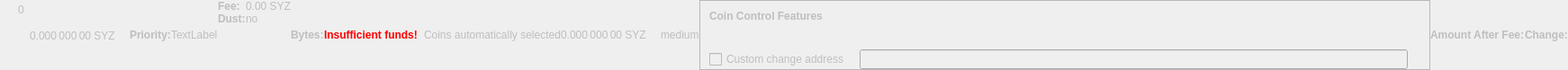
    <widget class="QWidget" name="dummyHideWidget" native="true">
     <property name="enabled">
      <bool>false</bool>
     </property>
     <property name="maximumSize">
      <size>
       <width>100</width>
       <height>22</height>
      </size>
     </property>
     <layout class="QHBoxLayout" name="dummyHideLayout">
      <property name="spacing">
       <number>0</number>
      </property>
      <property name="leftMargin">
       <number>0</number>
      </property>
      <property name="topMargin">
       <number>0</number>
      </property>
      <property name="rightMargin">
       <number>0</number>
      </property>
      <property name="bottomMargin">
       <number>0</number>
      </property>
      <item>
       <layout class="QFormLayout" name="formLayoutCoinControl1">
        <property name="horizontalSpacing">
         <number>10</number>
        </property>
        <property name="verticalSpacing">
         <number>14</number>
        </property>
        <property name="leftMargin">
         <number>10</number>
        </property>
        <property name="topMargin">
         <number>4</number>
        </property>
        <property name="rightMargin">
         <number>6</number>
        </property>
        <item row="0" column="1">
         <widget class="QLabel" name="labelCoinControlBytes">
          <property name="cursor">
           <cursorShape>IBeamCursor</cursorShape>
          </property>
          <property name="contextMenuPolicy">
           <enum>Qt::ActionsContextMenu</enum>
          </property>
          <property name="text">
           <string notr="true">0</string>
          </property>
          <property name="textInteractionFlags">
           <set>Qt::LinksAccessibleByMouse|Qt::TextSelectableByKeyboard|Qt::TextSelectableByMouse</set>
          </property>
         </widget>
        </item>
       </layout>
      </item>
      <item>
       <widget class="QLabel" name="labelCoinControlAfterFee">
        <property name="enabled">
         <bool>false</bool>
        </property>
        <property name="sizePolicy">
         <sizepolicy hsizetype="Fixed" vsizetype="Fixed">
          <horstretch>0</horstretch>
          <verstretch>0</verstretch>
         </sizepolicy>
        </property>
        <property name="minimumSize">
         <size>
          <width>111</width>
          <height>12</height>
         </size>
        </property>
        <property name="maximumSize">
         <size>
          <width>111</width>
          <height>12</height>
         </size>
        </property>
        <property name="cursor">
         <cursorShape>IBeamCursor</cursorShape>
        </property>
        <property name="contextMenuPolicy">
         <enum>Qt::ActionsContextMenu</enum>
        </property>
        <property name="text">
         <string notr="true">0.000 000 00 SYZ</string>
        </property>
        <property name="textInteractionFlags">
         <set>Qt::LinksAccessibleByMouse|Qt::TextSelectableByKeyboard|Qt::TextSelectableByMouse</set>
        </property>
       </widget>
      </item>
      <item>
       <widget class="QLabel" name="labelCoinControlPriorityText">
        <property name="enabled">
         <bool>false</bool>
        </property>
        <property name="font">
         <font>
          <weight>75</weight>
          <bold>true</bold>
         </font>
        </property>
        <property name="text">
         <string>Priority:</string>
        </property>
       </widget>
      </item>
      <item>
       <layout class="QHBoxLayout" name="horizontalLayout">
        <item>
         <widget class="QLabel" name="WarningLabel">
          <property name="text">
           <string>TextLabel</string>
          </property>
         </widget>
        </item>
       </layout>
      </item>
      <item>
       <layout class="QFormLayout" name="formLayoutCoinControl3">
        <property name="horizontalSpacing">
         <number>0</number>
        </property>
        <property name="verticalSpacing">
         <number>0</number>
        </property>
        <property name="leftMargin">
         <number>0</number>
        </property>
        <property name="topMargin">
         <number>0</number>
        </property>
        <property name="rightMargin">
         <number>0</number>
        </property>
        <item row="0" column="0">
         <widget class="QLabel" name="labelCoinControlFeeText">
          <property name="enabled">
           <bool>false</bool>
          </property>
          <property name="font">
           <font>
            <weight>75</weight>
            <bold>true</bold>
           </font>
          </property>
          <property name="text">
           <string>Fee:</string>
          </property>
          <property name="margin">
           <number>0</number>
          </property>
         </widget>
        </item>
        <item row="0" column="1">
         <widget class="QLabel" name="labelCoinControlFee">
          <property name="enabled">
           <bool>false</bool>
          </property>
          <property name="cursor">
           <cursorShape>IBeamCursor</cursorShape>
          </property>
          <property name="contextMenuPolicy">
           <enum>Qt::ActionsContextMenu</enum>
          </property>
          <property name="text">
           <string notr="true">0.00 SYZ</string>
          </property>
          <property name="textInteractionFlags">
           <set>Qt::LinksAccessibleByMouse|Qt::TextSelectableByKeyboard|Qt::TextSelectableByMouse</set>
          </property>
         </widget>
        </item>
        <item row="1" column="0">
         <widget class="QLabel" name="labelCoinControlLowOutputText">
          <property name="enabled">
           <bool>false</bool>
          </property>
          <property name="font">
           <font>
            <weight>75</weight>
            <bold>true</bold>
           </font>
          </property>
          <property name="text">
           <string>Dust:</string>
          </property>
         </widget>
        </item>
        <item row="1" column="1">
         <widget class="QLabel" name="labelCoinControlLowOutput">
          <property name="enabled">
           <bool>false</bool>
          </property>
          <property name="cursor">
           <cursorShape>IBeamCursor</cursorShape>
          </property>
          <property name="contextMenuPolicy">
           <enum>Qt::ActionsContextMenu</enum>
          </property>
          <property name="text">
           <string>no</string>
          </property>
          <property name="textInteractionFlags">
           <set>Qt::LinksAccessibleByMouse|Qt::TextSelectableByKeyboard|Qt::TextSelectableByMouse</set>
          </property>
         </widget>
        </item>
       </layout>
      </item>
      <item>
       <widget class="QLabel" name="labelCoinControlBytesText">
        <property name="enabled">
         <bool>false</bool>
        </property>
        <property name="font">
         <font>
          <weight>75</weight>
          <bold>true</bold>
         </font>
        </property>
        <property name="text">
         <string>Bytes:</string>
        </property>
       </widget>
      </item>
      <item>
       <layout class="QFormLayout" name="formLayoutCoinControl2">
        <property name="horizontalSpacing">
         <number>0</number>
        </property>
        <property name="verticalSpacing">
         <number>0</number>
        </property>
        <property name="leftMargin">
         <number>0</number>
        </property>
        <property name="topMargin">
         <number>0</number>
        </property>
        <property name="rightMargin">
         <number>0</number>
        </property>
       </layout>
      </item>
      <item>
       <layout class="QHBoxLayout" name="horizontalLayoutCoinControl2">
        <property name="spacing">
         <number>0</number>
        </property>
        <property name="bottomMargin">
         <number>0</number>
        </property>
       </layout>
      </item>
      <item>
       <widget class="QLabel" name="labelCoinControlInsuffFunds">
        <property name="enabled">
         <bool>false</bool>
        </property>
        <property name="minimumSize">
         <size>
          <width>0</width>
          <height>0</height>
         </size>
        </property>
        <property name="font">
         <font>
          <weight>75</weight>
          <bold>true</bold>
         </font>
        </property>
        <property name="styleSheet">
         <string notr="true">color:red;font-weight:bold;</string>
        </property>
        <property name="text">
         <string>Insufficient funds!</string>
        </property>
        <property name="margin">
         <number>5</number>
        </property>
       </widget>
      </item>
      <item>
       <layout class="QFormLayout" name="formLayoutCoinControl4">
        <property name="horizontalSpacing">
         <number>0</number>
        </property>
        <property name="verticalSpacing">
         <number>0</number>
        </property>
        <property name="leftMargin">
         <number>0</number>
        </property>
        <property name="topMargin">
         <number>0</number>
        </property>
        <property name="rightMargin">
         <number>0</number>
        </property>
       </layout>
      </item>
      <item>
       <widget class="QLabel" name="labelCoinControlChangeLabel">
        <property name="enabled">
         <bool>false</bool>
        </property>
        <property name="sizePolicy">
         <sizepolicy hsizetype="Preferred" vsizetype="Expanding">
          <horstretch>0</horstretch>
          <verstretch>0</verstretch>
         </sizepolicy>
        </property>
        <property name="minimumSize">
         <size>
          <width>0</width>
          <height>0</height>
         </size>
        </property>
        <property name="text">
         <string/>
        </property>
        <property name="margin">
         <number>3</number>
        </property>
       </widget>
      </item>
      <item>
       <widget class="QLabel" name="labelCoinControlAutomaticallySelected">
        <property name="enabled">
         <bool>false</bool>
        </property>
        <property name="sizePolicy">
         <sizepolicy hsizetype="Fixed" vsizetype="Fixed">
          <horstretch>0</horstretch>
          <verstretch>0</verstretch>
         </sizepolicy>
        </property>
        <property name="minimumSize">
         <size>
          <width>0</width>
          <height>0</height>
         </size>
        </property>
        <property name="maximumSize">
         <size>
          <width>240</width>
          <height>16777215</height>
         </size>
        </property>
        <property name="text">
         <string>Coins automatically selected</string>
        </property>
        <property name="margin">
         <number>5</number>
        </property>
       </widget>
      </item>
      <item>
       <widget class="QLabel" name="labelCoinControlChange">
        <property name="enabled">
         <bool>false</bool>
        </property>
        <property name="sizePolicy">
         <sizepolicy hsizetype="Fixed" vsizetype="Fixed">
          <horstretch>0</horstretch>
          <verstretch>0</verstretch>
         </sizepolicy>
        </property>
        <property name="minimumSize">
         <size>
          <width>111</width>
          <height>0</height>
         </size>
        </property>
        <property name="maximumSize">
         <size>
          <width>111</width>
          <height>16777215</height>
         </size>
        </property>
        <property name="cursor">
         <cursorShape>IBeamCursor</cursorShape>
        </property>
        <property name="contextMenuPolicy">
         <enum>Qt::ActionsContextMenu</enum>
        </property>
        <property name="text">
         <string notr="true">0.000 000 00 SYZ</string>
        </property>
        <property name="textInteractionFlags">
         <set>Qt::LinksAccessibleByMouse|Qt::TextSelectableByKeyboard|Qt::TextSelectableByMouse</set>
        </property>
       </widget>
      </item>
      <item>
       <widget class="QLabel" name="labelCoinControlPriority">
        <property name="enabled">
         <bool>false</bool>
        </property>
        <property name="cursor">
         <cursorShape>IBeamCursor</cursorShape>
        </property>
        <property name="contextMenuPolicy">
         <enum>Qt::ActionsContextMenu</enum>
        </property>
        <property name="text">
         <string>medium</string>
        </property>
        <property name="textInteractionFlags">
         <set>Qt::LinksAccessibleByMouse|Qt::TextSelectableByKeyboard|Qt::TextSelectableByMouse</set>
        </property>
       </widget>
      </item>
      <item>
       <widget class="QFrame" name="frameCoinControl">
        <property name="sizePolicy">
         <sizepolicy hsizetype="Expanding" vsizetype="Expanding">
          <horstretch>0</horstretch>
          <verstretch>0</verstretch>
         </sizepolicy>
        </property>
        <property name="maximumSize">
         <size>
          <width>16777215</width>
          <height>16777215</height>
         </size>
        </property>
        <property name="frameShape">
         <enum>QFrame::StyledPanel</enum>
        </property>
        <property name="frameShadow">
         <enum>QFrame::Sunken</enum>
        </property>
        <layout class="QVBoxLayout" name="verticalLayoutCoinControl2_2">
         <property name="spacing">
          <number>0</number>
         </property>
         <property name="leftMargin">
          <number>0</number>
         </property>
         <property name="topMargin">
          <number>0</number>
         </property>
         <property name="rightMargin">
          <number>0</number>
         </property>
         <property name="bottomMargin">
          <number>0</number>
         </property>
         <item>
          <layout class="QVBoxLayout" name="verticalLayoutCoinControl" stretch="0,0,0,1">
           <property name="spacing">
            <number>0</number>
           </property>
           <property name="leftMargin">
            <number>10</number>
           </property>
           <property name="topMargin">
            <number>10</number>
           </property>
           <item>
            <layout class="QHBoxLayout" name="horizontalLayoutCoinControl1">
             <property name="bottomMargin">
              <number>15</number>
             </property>
             <item>
              <widget class="QLabel" name="labelCoinControlFeatures">
               <property name="enabled">
                <bool>false</bool>
               </property>
               <property name="sizePolicy">
                <sizepolicy hsizetype="Preferred" vsizetype="Maximum">
                 <horstretch>0</horstretch>
                 <verstretch>0</verstretch>
                </sizepolicy>
               </property>
               <property name="font">
                <font>
                 <weight>75</weight>
                 <bold>true</bold>
                </font>
               </property>
               <property name="styleSheet">
                <string notr="true">font-weight:bold;</string>
               </property>
               <property name="text">
                <string>Coin Control Features</string>
               </property>
              </widget>
             </item>
            </layout>
           </item>
           <item>
            <widget class="QWidget" name="widgetCoinControl" native="true">
             <property name="sizePolicy">
              <sizepolicy hsizetype="Preferred" vsizetype="Preferred">
               <horstretch>0</horstretch>
               <verstretch>0</verstretch>
              </sizepolicy>
             </property>
             <property name="minimumSize">
              <size>
               <width>0</width>
               <height>0</height>
              </size>
             </property>
             <property name="styleSheet">
              <string notr="true"/>
             </property>
             <layout class="QHBoxLayout" name="horizontalLayoutCoinControl5_2">
              <property name="leftMargin">
               <number>0</number>
              </property>
              <property name="topMargin">
               <number>0</number>
              </property>
              <property name="rightMargin">
               <number>0</number>
              </property>
              <property name="bottomMargin">
               <number>0</number>
              </property>
              <item>
               <layout class="QHBoxLayout" name="horizontalLayoutCoinControl3">
                <property name="spacing">
                 <number>20</number>
                </property>
                <property name="topMargin">
                 <number>0</number>
                </property>
                <property name="bottomMargin">
                 <number>10</number>
                </property>
               </layout>
              </item>
             </layout>
            </widget>
           </item>
           <item>
            <layout class="QHBoxLayout" name="horizontalLayoutCoinControl4" stretch="0,0,0">
             <property name="spacing">
              <number>12</number>
             </property>
             <property name="sizeConstraint">
              <enum>QLayout::SetDefaultConstraint</enum>
             </property>
             <property name="topMargin">
              <number>5</number>
             </property>
             <property name="rightMargin">
              <number>5</number>
             </property>
             <item>
              <widget class="QCheckBox" name="checkBoxCoinControlChange">
               <property name="enabled">
                <bool>false</bool>
               </property>
               <property name="toolTip">
                <string>If this is activated, but the change address is empty or invalid, change will be sent to a newly generated address.</string>
               </property>
               <property name="text">
                <string>Custom change address</string>
               </property>
              </widget>
             </item>
             <item>
              <widget class="QValidatedLineEdit" name="lineEditCoinControlChange">
               <property name="enabled">
                <bool>false</bool>
               </property>
               <property name="sizePolicy">
                <sizepolicy hsizetype="Expanding" vsizetype="Fixed">
                 <horstretch>0</horstretch>
                 <verstretch>0</verstretch>
                </sizepolicy>
               </property>
              </widget>
             </item>
             <item>
              <widget class="QLabel" name="labelCoinControlChangeLabel_2">
               <property name="sizePolicy">
                <sizepolicy hsizetype="Preferred" vsizetype="Expanding">
                 <horstretch>0</horstretch>
                 <verstretch>0</verstretch>
                </sizepolicy>
               </property>
               <property name="minimumSize">
                <size>
                 <width>0</width>
                 <height>0</height>
                </size>
               </property>
               <property name="text">
                <string/>
               </property>
               <property name="margin">
                <number>3</number>
               </property>
              </widget>
             </item>
            </layout>
           </item>
           <item>
            <spacer name="verticalSpacerCoinControl">
             <property name="orientation">
              <enum>Qt::Vertical</enum>
             </property>
             <property name="sizeHint" stdset="0">
              <size>
               <width>800</width>
               <height>1</height>
              </size>
             </property>
            </spacer>
           </item>
          </layout>
         </item>
        </layout>
       </widget>
      </item>
      <item>
       <widget class="QLabel" name="labelCoinControlAfterFeeText">
        <property name="enabled">
         <bool>false</bool>
        </property>
        <property name="minimumSize">
         <size>
          <width>0</width>
          <height>0</height>
         </size>
        </property>
        <property name="maximumSize">
         <size>
          <width>16777215</width>
          <height>16777215</height>
         </size>
        </property>
        <property name="font">
         <font>
          <weight>75</weight>
          <bold>true</bold>
         </font>
        </property>
        <property name="text">
         <string>Amount After Fee:</string>
        </property>
        <property name="alignment">
         <set>Qt::AlignLeading|Qt::AlignLeft|Qt::AlignVCenter</set>
        </property>
        <property name="margin">
         <number>0</number>
        </property>
       </widget>
      </item>
      <item>
       <widget class="QLabel" name="labelCoinControlChangeText">
        <property name="enabled">
         <bool>false</bool>
        </property>
        <property name="sizePolicy">
         <sizepolicy hsizetype="Preferred" vsizetype="Preferred">
          <horstretch>0</horstretch>
          <verstretch>0</verstretch>
         </sizepolicy>
        </property>
        <property name="minimumSize">
         <size>
          <width>0</width>
          <height>0</height>
         </size>
        </property>
        <property name="maximumSize">
         <size>
          <width>16777215</width>
          <height>16777215</height>
         </size>
        </property>
        <property name="font">
         <font>
          <weight>75</weight>
          <bold>true</bold>
         </font>
        </property>
        <property name="text">
         <string>Change:</string>
        </property>
        <property name="alignment">
         <set>Qt::AlignLeading|Qt::AlignLeft|Qt::AlignVCenter</set>
        </property>
       </widget>
      </item>
     </layout>
    </widget>
